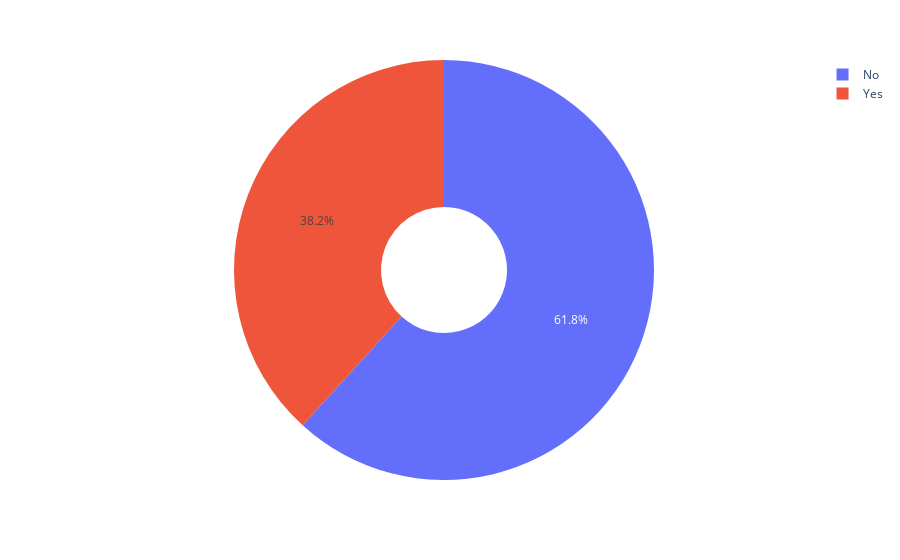

The notebook cell this image was saved under:
### Code cell
figure = px.pie(data, values = "tip", names = "smoker", hole = 0.3)
figure.show()

### Figure 1 — Plotly figure (JSON) as saved in the notebook; plotly's stock layout.template omitted (floating-point values rounded to 4 significant figures; data arrays with more than 128 entries replaced by an {"elided": "..."} marker saying what was removed)
{"data": [{"domain": {"x": [0, 1], "y": [0, 1]}, "hole": 0.3, "hovertemplate": "smoker=%{label}<br>tip=%{value}<extra></extra>", "labels": {"elided": "244 str values"}, "legendgroup": "", "name": "", "showlegend": true, "type": "pie", "values": {"elided": "244 float values"}}], "layout": {"autosize": true, "legend": {"tracegroupgap": 0}, "margin": {"t": 60}}}
